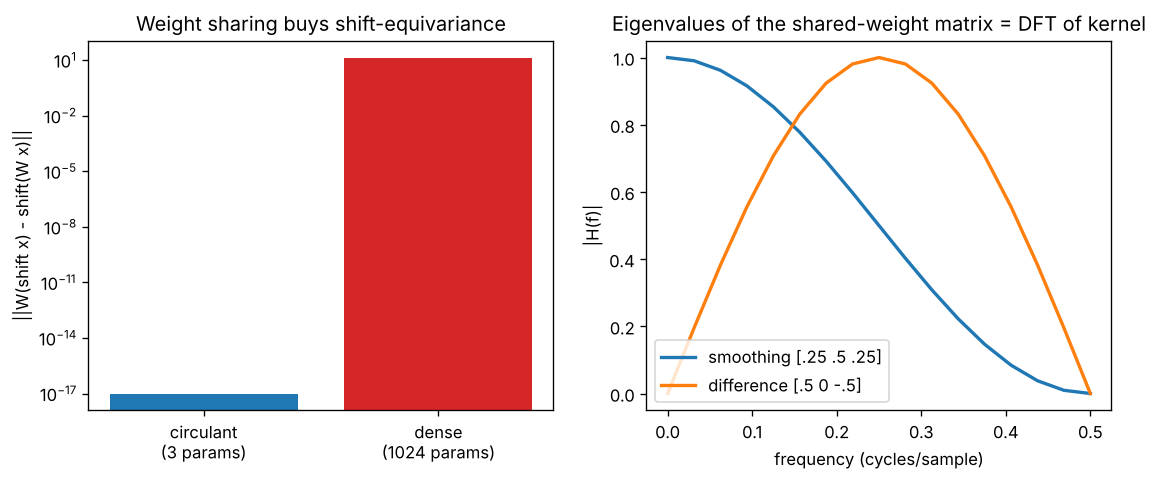

This chart was generated by the following Python code:
"""
Day 134 - Consolidation: the weight-sharing thread.

Left : a circular 1-D convolution is a dense matrix with shared diagonals (circulant). Shifting the input
       and then applying it equals applying it and then shifting; a generic dense matrix with the same
       number of "free" outputs breaks this. Bars show the equivariance error ||f(shift x) - shift f(x)||.
Right: the eigenvalues of the circulant matrix are the DFT of the kernel, so |FFT(kernel)| is the filter's
       frequency response. A 3-tap smoothing kernel is a low-pass; a 3-tap difference kernel is a high-pass.
All data synthetic, seed 42, N = 32 samples.
"""
import numpy as np
import matplotlib.pyplot as plt

np.random.seed(42)
N = 32
x = np.random.randn(N)

# ---- left: equivariance of circulant (shared) vs generic dense weights ----
k = np.zeros(N)
k[[0, 1, N - 1]] = [0.5, 0.25, 0.25]                       # 3-tap smoothing kernel, circular
C = np.stack([np.roll(k, i) for i in range(N)])            # circulant matrix: row i is k shifted by i
D = np.random.randn(N, N) * 0.3                            # generic dense matrix, N*N free parameters
shift = lambda v, s: np.roll(v, s)
errs = {}
for name, W in [("circulant\n(3 params)", C), ("dense\n(1024 params)", D)]:
    errs[name] = np.linalg.norm(W @ shift(x, 5) - shift(W @ x, 5))
    print(f"{name.splitlines()[0]:10s} equivariance error = {errs[name]:.2e}")

# check: circulant action equals FFT multiplication
y_mat = C @ x
y_fft = np.fft.ifft(np.fft.fft(x) * np.fft.fft(k, N)).real
print(f"max |C@x - ifft(fft(x)*fft(k))| = {np.abs(y_mat - y_fft).max():.2e}")
eig = np.sort_complex(np.linalg.eigvals(C))
print(f"eigenvalues of C match fft(k): {np.allclose(np.sort(np.abs(eig)), np.sort(np.abs(np.fft.fft(k, N))))}")

fig, (ax1, ax2) = plt.subplots(1, 2, figsize=(11, 4))
ax1.bar(list(errs.keys()), [max(v, 1e-17) for v in errs.values()], color=["tab:blue", "tab:red"])
ax1.set_yscale("log")
ax1.set_ylabel("||W(shift x) - shift(W x)||")
ax1.set_title("Weight sharing buys shift-equivariance")

# ---- right: frequency response = DFT of the kernel ----
freqs = np.fft.rfftfreq(N)
kd = np.zeros(N)
kd[[0, 1, N - 1]] = [0.0, 0.5, -0.5]                        # central difference kernel
ax2.plot(freqs, np.abs(np.fft.rfft(k)), c="tab:blue", lw=2, label="smoothing [.25 .5 .25]")
ax2.plot(freqs, np.abs(np.fft.rfft(kd)), c="tab:orange", lw=2, label="difference [.5 0 -.5]")
ax2.set_xlabel("frequency (cycles/sample)")
ax2.set_ylabel("|H(f)|")
ax2.set_title("Eigenvalues of the shared-weight matrix = DFT of kernel")
ax2.legend()
plt.savefig("graph_DAY_134.png", dpi=120, bbox_inches="tight")
